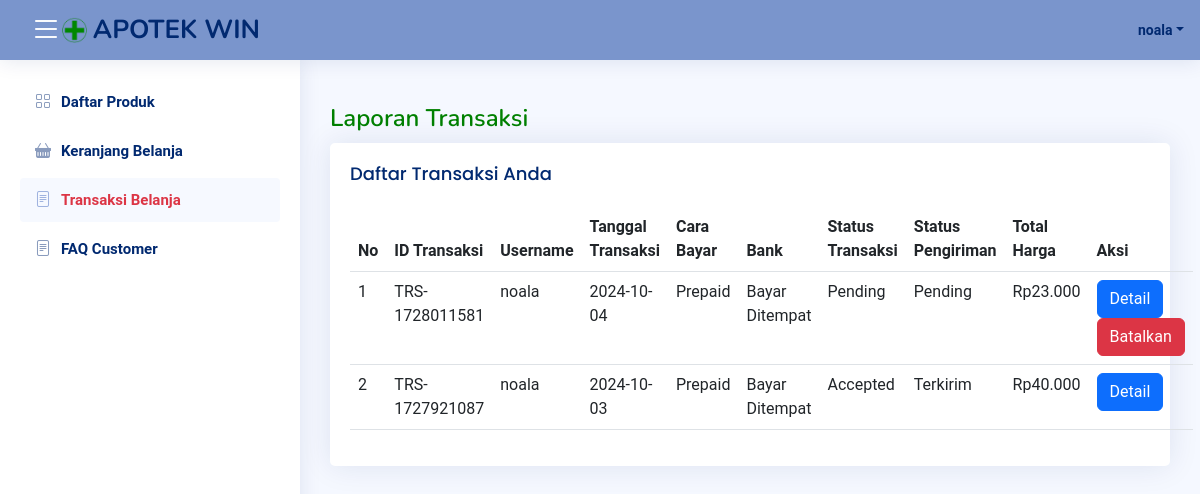
Page /Customer/viewTransaksi.php (signed in) on the committed database.
### tables this page shows
CREATE TABLE `transaksi` (
  `idTransaksi` varchar(255) NOT NULL,
  `username` varchar(255) NOT NULL,
  `tanggalTransaksi` date NOT NULL,
  `caraBayar` enum('Prepaid','Postpaid') NOT NULL,
  `bank` varchar(255) NOT NULL,
  `statusTransaksi` enum('Pending','Accepted','Rejected','Cancelled') NOT NULL,
  `totalHarga` int(11) NOT NULL,
  `statusPengiriman` enum('Pending','Dalam Perjalanan','Terkirim','Dibatalkan') NOT NULL,
  `feedBack` varchar(255) DEFAULT NULL
);

### connect.php (called while the page is built, shortened)
<?php
$connect = mysqli_connect("localhost", "root", "", "onlineshop");
function query($query){
    global $connect;
    $result = mysqli_query($connect, $query);
    $rows = [];
    while ($row = mysqli_fetch_assoc($result)){
        $rows[] = $row;
    }
    return $rows;
}
?>

### Customer/viewTransaksi.php (the view, shortened to what this page needs)
<?php
require 'template/headerCust.php';
require 'template/sidebarCust.php';
$username = $_SESSION["username"];
$allTransaksi = query("SELECT * FROM transaksi WHERE username = '$username' ORDER BY idTransaksi DESC");
?>
<main id="main" class="main">
    <div class="pagetitle">
      <h1 class="text"  style = "color : #008000">Laporan Transaksi</h1>
</div>
<section class="section">
    <div class="row">
        <div class="">
          <div class="card">
            <div class="card-body">
              <h5 class="card-title">Daftar Transaksi Anda</h5>
              <table class="table">
                <thead>
                  <tr>
                    <th scope="col">No</th>
                    <th scope="col">ID Transaksi</th>
                    <th scope="col">Username</th>
                    <th scope="col">Tanggal Transaksi</th>
                    <th scope="col">Cara Bayar</th>
                    <th scope="col">Bank</th>
                    <th scope="col">Status Transaksi</th>
                    <th scope="col">Status Pengiriman</th>
                    <th scope="col">Total Harga</th>
                    <th scope="col">Aksi</th>
                  </tr>
                </thead>
                <tbody>
                    <?php $i = 1; ?>
                    <?php foreach($allTransaksi as $transaksi) : ?>
                    <tr>
                        <td><?= $i; ?></td>
                        <td><?= $transaksi["idTransaksi"]; ?></td>
                        <td><?= $transaksi["username"]; ?></td>
                        <td><?= $transaksi["tanggalTransaksi"]; ?></td>
                        <td><?= $transaksi["caraBayar"]; ?></td>
                        <td><?= $transaksi["bank"]; ?></td>
                        <td><?= $transaksi["statusTransaksi"]; ?></td>
                        <td><?= $transaksi["statusPengiriman"]; ?></td>
                        <td>Rp<?= number_format($transaksi["totalHarga"], 0, ',', '.'); ?></td>
                        <td>
                            <a href="detailTransaksi.php?id=<?= $transaksi["idTransaksi"]; ?>" class="btn btn-primary">Detail</a>
                            <?php if($transaksi["statusTransaksi"] == 'Pending') : ?>
                                <a href="batalkanTransaksi.php?id=<?= $transaksi["idTransaksi"]; ?>" class="btn btn-danger">Batalkan</a>
                            <?php elseif(($transaksi["statusTransaksi"] == 'Accepted') && ($transaksi["statusPengiriman"] != 'Terkirim')) : ?>
                                <a href="selesaikanTransaksi.php?id=<?= $transaksi["idTransaksi"]; ?>" class="btn btn-success">Terima</a>
                            <?php endif; ?>
                        </td>
                    </tr>
                    <?php $i++; ?>
                    <?php endforeach; ?>
                </tbody>
            </table>
        </div>
    </div>

### assets/css/style.css (style rules this page uses)
:root { scroll-behavior: smooth; --primary-color: #9fb3df; --secondary-color: #c7d4f2; --text-color: #2c3e50; --light-bg: #f5f8ff; --header-bg: #7a95cc; }
body { font-family: "Poppins", sans-serif; background: var(--light-bg); color: var(--text-color); }
a { color: var(--primary-color); text-decoration: none; }
h1, h2, h3, h4, h5, h6 { font-family: "Nunito", sans-serif; }
#main { margin-top: 60px; padding: 20px 30px; transition: all 0.3s; }
.pagetitle { margin-bottom: 10px; }
.pagetitle h1 { font-size: 24px; margin-bottom: 0; font-weight: 600; color: #012970; }
.card { margin-bottom: 30px; border: none; border-radius: 5px; box-shadow: 0px 0 30px rgba(1, 41, 112, 0.1); }
.card-title { padding: 20px 0 15px 0; font-size: 18px; font-weight: 500; color: #012970; font-family: "Poppins", sans-serif; }
.card-body { padding: 0 20px 20px 20px; }
@media (min-width: 1200px) { #main, #footer { margin-left: 300px; } }
* { padding: 0; margin: 0; box-sizing: border-box; font-family: "Roboto", sans-serif; }

### rows in the picture
transaksi: idTransaksi "TRS-1728011581", username "noala", tanggalTransaksi "2024-10-04", caraBayar "Prepaid", bank "Bayar Ditempat", statusTransaksi "Pending", statusPengiriman "Pending", totalHarga "23.000"
transaksi: idTransaksi "TRS-1727921087", username "noala", tanggalTransaksi "2024-10-03", caraBayar "Prepaid", bank "Bayar Ditempat", statusTransaksi "Accepted", statusPengiriman "Terkirim", totalHarga "40.000"

### other values in the picture
$userLogin "noala"
